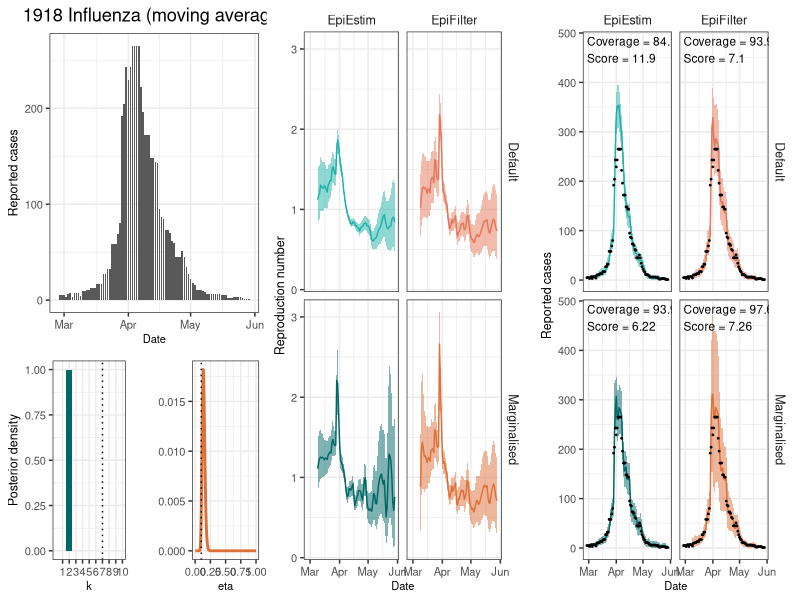

The R source for this figure: (Note: this script raises an error after producing the figure.)

rm(list=ls())

library(tidyverse)
library(cowplot)

custom_theme <- theme_bw() +
  theme(
    axis.title.y = element_text(size=9),
    axis.title.x = element_text(size=8),
    axis.text = element_text(size=8),
    strip.background = element_blank(),
    strip.text = element_text(size=9),
    plot.title = element_text(hjust = 0.5)#,
    # panel.grid = element_blank()
  )

# Load the data
df = read.csv("paper/outputs/s6b_otherdatasets.csv")
df_eepost = read.csv("paper/outputs/s6b_otherdatasets_epiestimposteriors.csv")
df_efpost = read.csv("paper/outputs/s6b_otherdatasets_epifilterposteriors.csv")

# Set current simulation to plot
CURRENT_SIM = "flufilt"
labels = c("flufilt"="1918 Influenza (moving average)", "flu"="1918 Influenza", "sars"="2003 SARS", "sarsfilt"="2003 SARS (moving average)")

# Clean the data
df$fit = ifelse(grepl("Conditional", df$fit), "Default", df$fit)
df = df %>% mutate(NameForColors=paste0(model, fit),
                   date = as.Date("2020-02-28") - 1 + t)

# Append colors
colors <- c(EpiEstimMarginalised="#006666", EpiEstimDefault="#20B2AA",
            EpiFilterMarginalised="#DE7139", EpiFilterDefault="#E5785A")

# Calculate coverage statistics
df_coverage = df %>%
  filter(t>10) %>%
  group_by(simulation, model, fit) %>%
  summarise(Rt_coverage = 100*round(mean((TrueRt <= upper) & (TrueRt >= lower)), digits=3),
            Ct_coverage = 100*round(mean((Cases <= upper_cases) & (Cases >= lower_cases)), digits=3),
            score = signif(mean(crps), 3))



# Plot the raw data
plt_data_rw = ggplot(df %>% filter(simulation==CURRENT_SIM, model=="EpiEstim", fit=="Marginalised")) +
  geom_col(aes(x=date, y=Cases), width = 0.8) +
  # scale_x_continuous(limits = c(0, 100)) +
  custom_theme +
  xlab("Date") + ylab("Reported cases") +
  ggtitle(labels[CURRENT_SIM])


# Plot posteriors
plt_post_rw = ggplot(df %>% filter(simulation==CURRENT_SIM)) +
  geom_ribbon(aes(x=date, ymin=lower, ymax=upper, fill=NameForColors), data=.%>%filter(t>10), alpha=0.5) +
  geom_line(aes(x=date, y=mean, color=NameForColors), data=.%>%filter(t>10)) +
  geom_line(aes(x=date, y=TrueRt), color="black", lwd=0.3) +
  facet_grid(fit~model) +
  # coord_cartesian(ylim=c(0.2, 2.0)) +
  ylab("Reproduction number") + xlab("Date") +
  custom_theme +
  scale_fill_manual(values=colors) +
  scale_color_manual(values=colors) +
  theme(legend.position="none")


# Plot predictive posteriors
plt_predpost_rw = ggplot(df %>% filter(simulation==CURRENT_SIM)) +
  geom_ribbon(aes(x=date, ymin=lower_cases, ymax=upper_cases, fill=NameForColors), data=.%>%filter(t>10), alpha=0.5) +
  geom_line(aes(x=date, y=mean_cases, color=NameForColors), data=.%>%filter(t>10)) +
  geom_point(aes(x=date, y=Cases), color="black", size=0.3) +
  geom_text(data = df_coverage %>% filter(simulation == CURRENT_SIM),
            aes(x = min(df$date), y = Inf, label = paste0("Coverage = ", Ct_coverage, "%\nScore = ", score)),
            hjust = 0, vjust = 1.2, size = 3, color = "black") +
  facet_grid(fit~model) +
  # coord_cartesian(ylim=c(0,200)) +scal
  ylab("Reported cases") + xlab("Date") +
  custom_theme +
  scale_fill_manual(values=colors) +
  scale_color_manual(values=colors) +
  theme(legend.position="none")


# Plot parameter estimates
xlims = c(0, 1.0)

plt_param_rw_ef = ggplot(df_efpost %>% filter(simulation==CURRENT_SIM)) +
  geom_line(aes(x=eta, y=p), color="#DE7139", lwd=1) +
  geom_vline(xintercept=0.1, color="black", linetype="dotted") +
  custom_theme +
  coord_cartesian(xlim=xlims) +
  xlab("eta") + ylab("")

plt_param_rw_ee = ggplot(df_eepost %>% filter(simulation==CURRENT_SIM)) +
  geom_col(aes(x=k, y=p), fill="#006666") +
  custom_theme +
  xlab("k") + ylab("Posterior density") +
  scale_x_continuous(breaks=seq(1,10), labels=seq(1,10), limits=c(0,10), minor_breaks=NULL) +
  geom_vline(xintercept=7, color="black", linetype="dotted")

plt_param_rw = plot_grid(plt_param_rw_ee, plt_param_rw_ef, ncol=2)



plt = plot_grid(plot_grid(plt_data_rw, plt_param_rw, ncol=1, rel_heights=c(1, 0.7)),
                plt_post_rw,
                plt_predpost_rw,
                ncol=3) 
plt
# ggsave(paste0("paper/figures/s6b_", CURRENT_SIM, ".png"), plt, dpi=300, width=25, height=8, units="cm")
ggsave(paste0("paper/figures/s6b_", CURRENT_SIM, ".pdf"), plt, dpi=300, width=25, height=8, units="cm")


